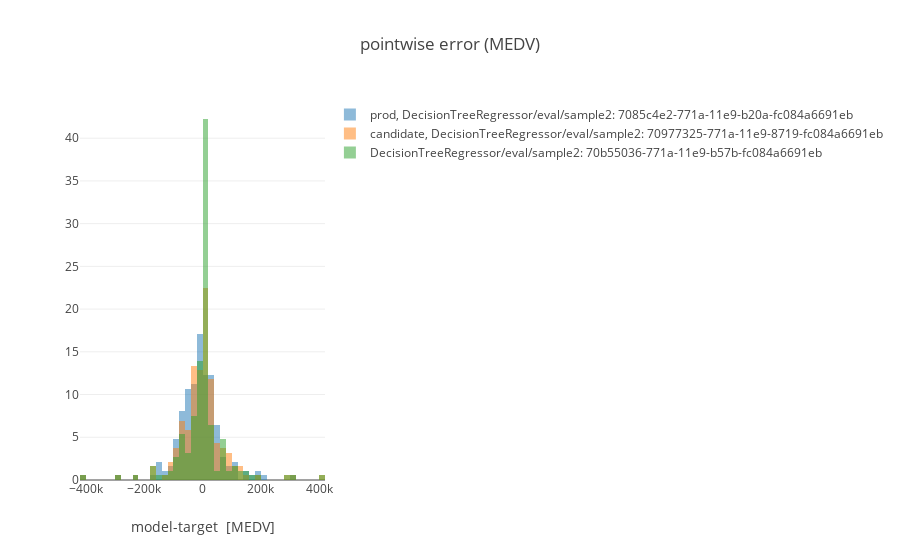

Notebook source saved alongside this figure:
### Markdown cell above
#### Plot histogram of model error

### Code cell
plot.histogram_model_error(ml_repo, ml_repo.tree.models.DecisionTreeRegressor.model(), ml_repo.tree.test_data.sample2())

### Figure 1 — Plotly figure (JSON) as saved in the notebook; plotly's stock layout.template omitted (floating-point values rounded to 4 significant figures; data arrays with more than 128 entries replaced by an {"elided": "..."} marker saying what was removed)
{"data": [{"histnorm": "percent", "name": "prod, DecisionTreeRegressor/eval/sample2: 7085c4e2-771a-11e9-b20a-fc084a6691eb", "opacity": 0.5, "text": "sample2:last<br>DecisionTreeRegressor/model:70848dd4-771a-11e9-afe4-fc084a6691eb<br>", "type": "histogram", "uid": "92a73ab9-87dd-4c1e-a789-a18f853c3de2", "x": {"elided": "187 float values"}}, {"histnorm": "percent", "name": "candidate, DecisionTreeRegressor/eval/sample2: 70977325-771a-11e9-8719-fc084a6691eb", "opacity": 0.5, "text": "sample2:last<br>DecisionTreeRegressor/model:70963a24-771a-11e9-be5e-fc084a6691eb<br>", "type": "histogram", "uid": "e94d4d92-bb70-411c-8c24-0e4932631fce", "x": {"elided": "187 float values"}}, {"histnorm": "percent", "name": "DecisionTreeRegressor/eval/sample2: 70b55036-771a-11e9-b57b-fc084a6691eb", "opacity": 0.5, "text": "sample2:last<br>DecisionTreeRegressor/model:70b37c08-771a-11e9-b4b9-fc084a6691eb<br>", "type": "histogram", "uid": "b8e3f2e7-12c3-466c-aa99-67f05302b2c7", "x": {"elided": "187 float values"}}], "layout": {"barmode": "overlay", "title": {"text": "pointwise error (MEDV)"}, "xaxis": {"title": {"text": "model-target  [MEDV]"}}}}
